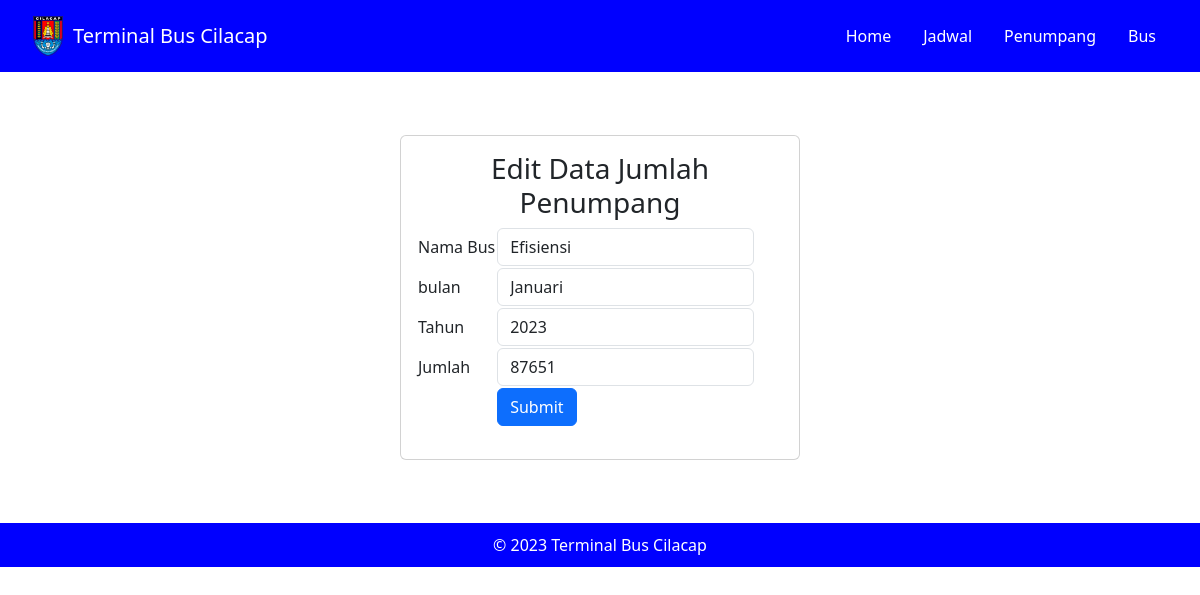
Screenshot of /views/penumpang/edit.php?id_pa=7 with the database file from the repository.
### tables this page shows
CREATE TABLE `penumpang` (
  `id_pa` int NOT NULL,
  `id_bus` varchar(10) NOT NULL,
  `bulan` varchar(15) NOT NULL,
  `tahun` varchar(10) NOT NULL,
  `jumlah` varchar(25) NOT NULL
);

CREATE TABLE `bus` (
  `id_bus` int NOT NULL,
  `nama_bus` varchar(20) NOT NULL,
  `nomor_telpon` varchar(20) NOT NULL
);

### controllers/PenumpangController.php (called while the page is built, shortened)
<?php
include_once '../../models/penumpang.php';
class PenumpangController
{
    private $model;
    public function __construct($db)
    {
        $this->model = new Penumpang($db);
    }
    public function getAllPenumpang()
    {
        return $this->model->getAllPenumpang();
    }
    public function getPenumpangById($id_pa)
    {
        return $this->model->getPenumpangById($id_pa);
    }
}

### models/Penumpang.php (called while the page is built, shortened)
<?php
class Penumpang
{
    private $koneksi;
    public function __construct($db)
    {
        $this->koneksi = $db;
    }
    public function getAllPenumpang()
    {
        $query = "SELECT * FROM penumpang";
        $result = mysqli_query($this->koneksi, $query);
        return $result;
    }
    public function getPenumpangById($id_pa)
    {
        $query = "SELECT * FROM penumpang WHERE id_pa=$id_pa";
        $result = mysqli_query($this->koneksi, $query);
        return mysqli_fetch_assoc($result);
    }
}

### controllers/BusController.php (called while the page is built, shortened)
<?php
include_once '../../models/bus.php';
class BusController
{
    private $model;
    public function __construct($db)
    {
        $this->model = new Bus($db);
    }
    public function getAllBus()
    {
        return $this->model->getAllBus();
    }
    public function getBusById($id_bus)
    {
        return $this->model->getBusById($id_bus);
    }
}

### models/Bus.php (called while the page is built, shortened)
<?php
class Bus
{
    private $koneksi;
    public function __construct($db)
    {
        $this->koneksi = $db;
    }
    public function getAllBus()
    {
        $query = "SELECT * FROM bus";
        $result = mysqli_query($this->koneksi, $query);
        return $result;
    }
    public function getBusById($id_bus)
    {
        $query = "SELECT * FROM bus WHERE id_bus=$id_bus";
        $result = mysqli_query($this->koneksi, $query);
        return $result;
    }
}

### views/penumpang/edit.php (the view, shortened to what this page needs)
<?php
include_once '../../config.php';
include_once '../../controllers/PenumpangController.php';
include_once '../../controllers/BusController.php';
require '../../header.php';
$database = new database;
$db = $database->getKoneksi();
$penumpangController = new penumpangController($db);
$penumpang = $penumpangController->getAllPenumpang();
$busController = new busController($db);
$bus = mysqli_fetch_assoc($penumpang);
$pilihbus = $busController->getAllBus();
$id_bus = $bus['id_bus'];
$bis = $busController->getBusById($id_bus);
if (isset($_GET['id_pa'])) {
    $id_pa = $_GET['id_pa'];
    $penumpangController = new PenumpangController($db);
    $penumpangData = $penumpangController->getPenumpangById($id_pa);
}
?>
<body>
    <div class="card px-3 py-3" style="margin: 63px auto; padding: 20px; max-width:400px">
        <h3 class="text-center">Edit Data Jumlah Penumpang</h3>
        <?php
        if ($penumpangData) {
        ?>
            <form method="post" action="">
                <?php
                if ($penumpangData) {
                ?>
                    <table>
                        <tr>
                            <td>Nama Bus</td>
                            <td>
                                <select name="nama_bus" id="id_bus" class="form-control">
                                    <?php foreach ($pilihbus as $x) { ?>
                                        <option value="<?php echo $x['id_bus']; ?>" <?php echo ($x['id_bus'] == $penumpangData['id_bus']) ? 'selected' : ''; ?>>
                                            <?php echo $x['nama_bus']; ?>
                                        </option>
                                    <?php } ?>
                                </select>
                            </td>
                        </tr>
                        <tr>
                            <td>bulan</td>
                            <td>
                                <select name="bulan" class="form-control">
                                    <option value="Januari" <?php if ($penumpangData['bulan'] === 'Januari') echo 'selected'; ?>>Januari</option>
                                </select>
                            </td>
                        </tr>
                        <tr>
                            <td>Tahun</td>
                            <td>
                                <input type="text" name="tahun" value="<?php echo $penumpangData['tahun'] ?>" class="form-control">
                            </td>
                        </tr>
                        <tr>
                            <td>Jumlah</td>
                            <td>
                                <input type="text" name="jumlah" value="<?php echo $penumpangData['jumlah'] ?>" class="form-control">
                            </td>
                        </tr>
                        <tr>
                            <td></td>
                            <td>
                                <button type="submit" class="btn btn-primary" name="submit">Submit</button>
                            </td>
                        </tr>
                    <?php
                }
                    ?>
                    </table>
            </form>
        <?php
        }
        ?>
    </div>
    <div style="background-color: blue; color: white; text-align: center; padding: 10px;">
        &copy; 2023 Terminal Bus Cilacap
    </div>
</body>

### rows the page displays
penumpang: nama_bus "Efisiensi", bulan "Januari", tahun "2023", jumlah "87651"
